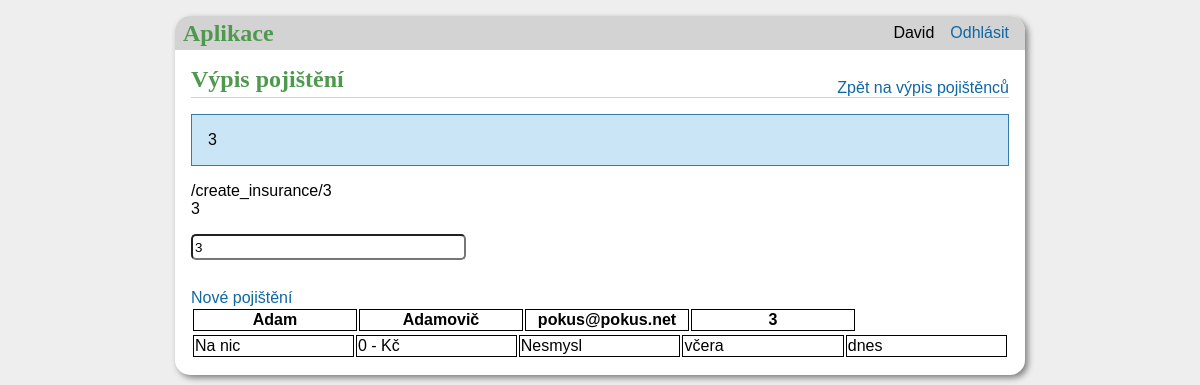
/insurance/3 (signed in), run on the app's committed database.
### tables this page shows
CREATE TABLE administration (
id INTEGER PRIMARY KEY AUTOINCREMENT,
name TEXT NOT NULL,
surname TEXT NOT NULL,
password TEXT NOT NULL,
email TEXT UNIQUE NOT NULL
);

CREATE TABLE users (
id INTEGER PRIMARY KEY AUTOINCREMENT,
email TEXT UNIQUE NOT NULL,
name TEXT NOT NULL,
surname TEXT NOT NULL,
tel INTEGER NOT NULL,
street_descriptive TEXT NOT NULL,
city TEXT NOT NULL,
zip_code INTEGER NOT NULL
);

CREATE TABLE insurance (
id INTEGER PRIMARY KEY AUTOINCREMENT,
user_id INTEGER NOT NULL,
insurance INTEGER NOT NULL,
amound INTEGER NOT NULL,
subject TEXT NOT NULL,
valid_from TEXT NOT NULL,
valid_until TEXT NOT NULL,
FOREIGN KEY (user_id) REFERENCES users (id)
);

### aplikace/insurance.py (the view)
@bp.route('/insurance/<user_id>', methods=('GET', 'POST'))
def list_insurance(user_id):
    db = get_db()
    user = db.execute(
        'SELECT name, surname, email, id FROM users WHERE id = ?', (user_id,)
    ).fetchone()
    posts = db.execute(
        'SELECT * FROM insurance AS i '
        'JOIN users AS u ON u.id = i.user_id '
        'WHERE u.id = ?', (user_id,)
    ).fetchall()
    flash(user_id)
    return render_template('insurance_list.html', posts=posts, user_name=user)

### aplikace/auth.py (called while the page is built)
@bp.before_app_request
def load_logged_in_user():
    user_id = session.get('email')
    if user_id is None:
        g.user = None
    else:
        g.user = get_db().execute(
            'SELECT * FROM administration WHERE email = ?', (user_id,)
        ).fetchone()

### aplikace/db.py (called while the page is built)
def get_db():
    if 'db' not in g:
        g.db = sqlite3.connect(
            current_app.config['DATABASE'],
            detect_types=sqlite3.PARSE_DECLTYPES
        )
        g.db.row_factory = sqlite3.Row
    return g.db

### aplikace/templates/insurance_list.html
{% extends 'base.html' %}
{% block header %}
    <h1> {% block title %}Výpis pojištění </h1><a href="{{ url_for('extract.list') }}">Zpět na výpis pojištěnců</a>{% endblock title %}
{% endblock header %}
{% block content %}
{% if g.user['name'] == 'David' %}
        {% set user_id = user_name['id'] %}
        <div>{{url_for('insurance.create_insurance',user_id=user_id)}}</div>
        <div>{{user_id}}</div>
        <form method='post' action="{{url_for('insurance.create_insurance',user_id=user_id)}}">
        <input type='text' id='user_id' name='user_id' value="{{ user_name['id'] }}">
        </form>
        <a href="{{url_for('insurance.create_insurance',user_id=user_id)}}">Nové pojištění</a>
{% endif %}
        <table class="tabulka">
            <thead>
                <tr class="radky">
                    <th>{{ user_name['name'] }}</th>
                    <th>{{ user_name['surname'] }}</th>
                    <th>{{ user_name['email'] }}</th>
                    <th>{{ user_name['id'] }}</th>
                </tr>
            </thead>
            {% for post in posts %}
            <table  class="tabulka">
                <tr class="radky">
                    <td>{{ post['insurance'] }}</td>
                    <td>{{ post['amound'] }} - Kč</td>
                    <td>{{ post['subject'] }}</td>
                    <td>{{ post['valid_from'] }}</td>
                    <td>{{ post['valid_until'] }}</td>
                </tr>
            </table>
        </table>
        {% endfor %}
{% endblock content %}

### aplikace/templates/base.html (shortened to what this page needs)
<!doctype html>
<link rel="stylesheet" href="{{ url_for('static', filename='style.css')}}">
<nav>
    <h1>Aplikace</h1>
    <ul>
        {% if g.user %}
            <li><span>{{ g.user['name'] }}</span>
            <li><a href="{{ url_for('auth.logout') }}">Odhlásit</a>
        {% else %}
            <li><a href="{{ url_for('auth.login') }}">Odhlášen</a>
                <p>{{ g.user['name'] }}</p>
        {% endif %}
    </ul>
</nav>
<section class="content">
    <header>
        {% block header %}{% endblock header %}
    </header>
    {% for message in get_flashed_messages() %}
        <div class="flash">{{ message }}</div>
    {% endfor %}
    {% block content %}{% endblock content %}
</section>

### aplikace/static/style.css (style rules this page uses)
h1 { font-family: serif; color: #4e994e; margin: 1rem 0; }
a { color: #1067a1; text-decoration: none; }
nav { background: lightgray; display: flex; align-items: center; padding: 0 0.5rem; border-radius: 15px 15px 0 0; }
nav h1 { flex: auto; margin: 0; }
nav ul { display: flex; list-style: none; margin: 0; padding: 0; }
nav ul li a, nav ul li span, header .action { display: block; padding: 0.5rem; }
.content { padding: 0 1rem 1rem; }
.content > header { border-bottom: 1px solid lightgray; display: flex; align-items: flex-end; }
.content > header h1 { flex: auto; margin: 1rem 0 0.25rem 0; }
.flash { margin: 1em 0; padding: 1em; background: #cae6f6; border: 1px solid #377ba8; }
.content:last-child { margin-bottom: 0; }
.content form { margin: 1em 0; display: flex; flex-direction: column; }
.content input, .content textarea { margin-bottom: 1em; min-width: 10em; max-width: 20em; border-radius: 5px; height: 20px; }
table td, th { border: solid 1px; width: 10em; border-collapse: collapse; }

### data on the page
administration: user.name "David"
users: user_id "3", name "Adam", surname "Adamovič", email "pokus@pokus.net", id "3"
insurance: insurance "Na nic", amound "0", subject "Nesmysl", valid_from "včera", valid_until "dnes"

### other printed values
{{ message }} "3"
{{ url_for('insurance.create_insurance',user_id=user_id) }} "/create_insurance/3"
{{ user_id }} "3"
